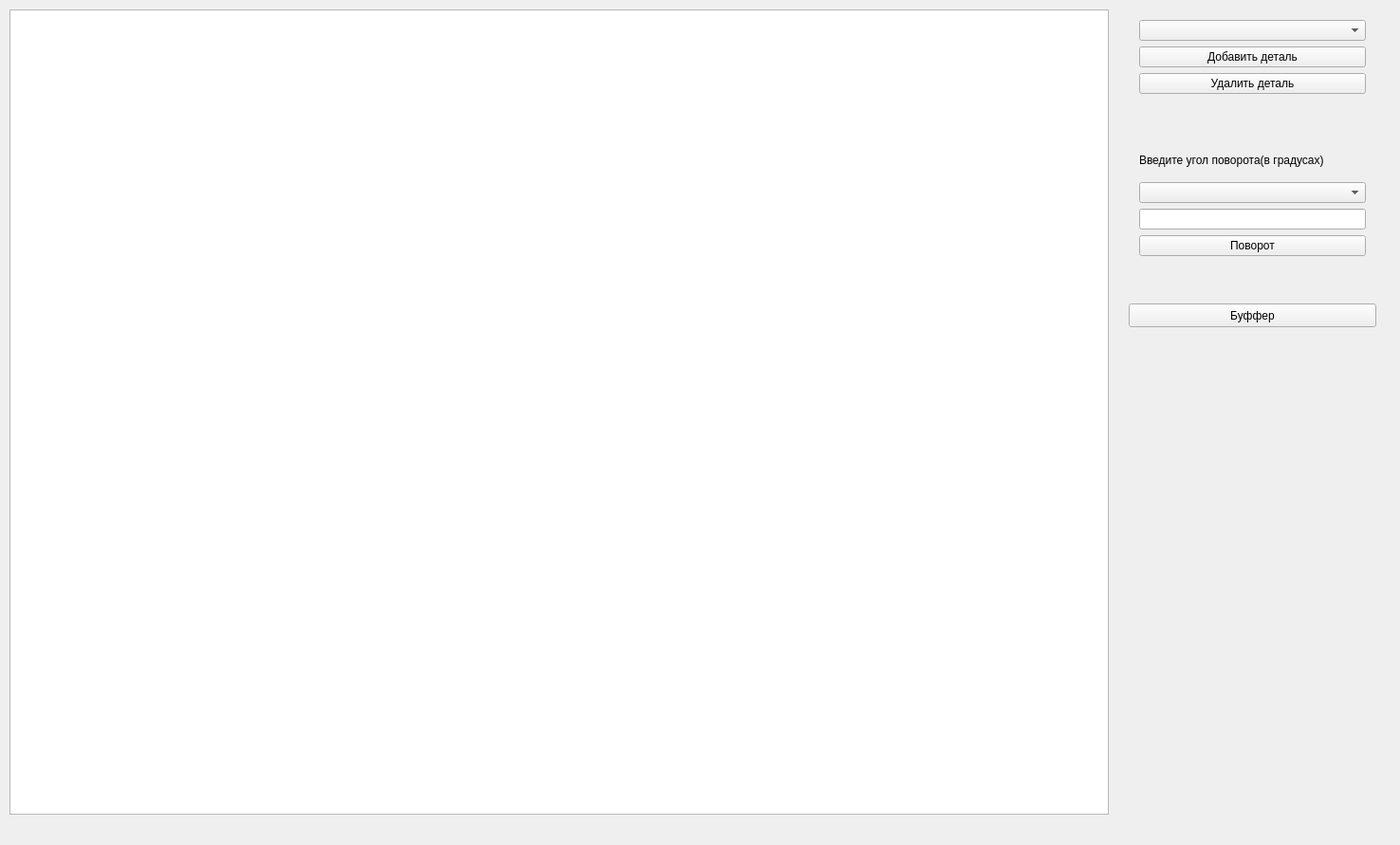
<?xml version="1.0" encoding="UTF-8"?>
<ui version="4.0">
 <class>Widget</class>
 <widget class="QWidget" name="Widget">
  <property name="windowModality">
   <enum>Qt::ApplicationModal</enum>
  </property>
  <property name="geometry">
   <rect>
    <x>0</x>
    <y>0</y>
    <width>1476</width>
    <height>891</height>
   </rect>
  </property>
  <property name="windowTitle">
   <string>Widget</string>
  </property>
  <widget class="QWidget" name="verticalLayoutWidget_2">
   <property name="geometry">
    <rect>
     <x>290</x>
     <y>10</y>
     <width>881</width>
     <height>851</height>
    </rect>
   </property>
   <layout class="QVBoxLayout" name="verticalLayout_10"/>
  </widget>
  <widget class="QGraphicsView" name="graphicsView">
   <property name="geometry">
    <rect>
     <x>10</x>
     <y>10</y>
     <width>1159</width>
     <height>849</height>
    </rect>
   </property>
  </widget>
  <widget class="QWidget" name="verticalLayoutWidget">
   <property name="geometry">
    <rect>
     <x>1190</x>
     <y>10</y>
     <width>261</width>
     <height>101</height>
    </rect>
   </property>
   <layout class="QVBoxLayout" name="verticalLayout_2">
    <item>
     <widget class="QComboBox" name="typeDetailBox"/>
    </item>
    <item>
     <widget class="QPushButton" name="addDetail">
      <property name="text">
       <string>Добавить деталь</string>
      </property>
     </widget>
    </item>
    <item>
     <widget class="QPushButton" name="removeDetail">
      <property name="text">
       <string>Удалить деталь</string>
      </property>
     </widget>
    </item>
   </layout>
  </widget>
  <widget class="QWidget" name="layoutWidget_4">
   <property name="geometry">
    <rect>
     <x>1190</x>
     <y>140</y>
     <width>261</width>
     <height>141</height>
    </rect>
   </property>
   <layout class="QVBoxLayout" name="verticalLayout_5">
    <item>
     <widget class="QLabel" name="label_6">
      <property name="text">
       <string>Введите угол поворота(в градусах)</string>
      </property>
     </widget>
    </item>
    <item>
     <widget class="QComboBox" name="rotationAxis"/>
    </item>
    <item>
     <widget class="QLineEdit" name="tr_rotate_line"/>
    </item>
    <item>
     <layout class="QHBoxLayout" name="horizontalLayout_5">
      <item>
       <widget class="QPushButton" name="Rotation">
        <property name="text">
         <string>Поворот</string>
        </property>
       </widget>
      </item>
     </layout>
    </item>
   </layout>
  </widget>
  <widget class="QPushButton" name="zBuffer">
   <property name="geometry">
    <rect>
     <x>1190</x>
     <y>320</y>
     <width>261</width>
     <height>25</height>
    </rect>
   </property>
   <property name="text">
    <string>Буффер</string>
   </property>
  </widget>
 </widget>
 <layoutdefault spacing="6" margin="11"/>
 <resources/>
 <connections/>
</ui>
